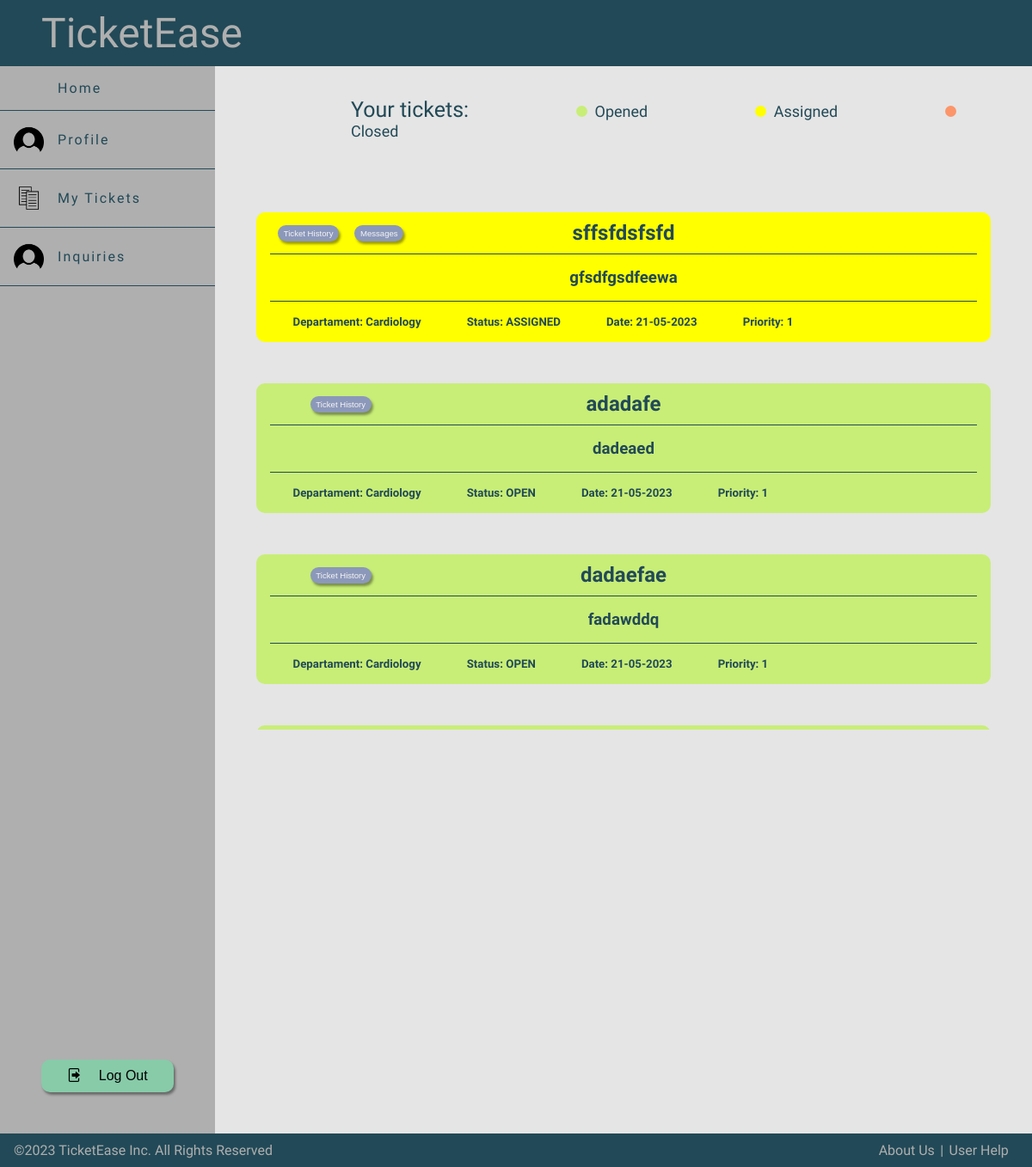
The app's page /pages/mytickets.php (signed in) with its own data.
### tables this page shows
CREATE TABLE Ticket(
                       idTicket INTEGER PRIMARY KEY AUTOINCREMENT,
                       title TEXT NOT NULL,
                       description TEXT NOT NULL,
                       priority INTEGER NOT NULL,
                       create_date DATE,
                       cria INTEGER REFERENCES User,
                       resolve INTEGER REFERENCES User,
                       idDepartment INTEGER REFERENCES Department,
                       CONSTRAINT CHECK_Ticket_createdate CHECK (create_date >= 2023-01-01)
);

CREATE TABLE Department(
                           idDepartment INTEGER PRIMARY KEY AUTOINCREMENT,
                           name TEXT NOT NULL,
                           description Text,
                           CONSTRAINT UNIQUE_Department_name UNIQUE (name)
);

### pages/mytickets.php (called while the page is built, shortened)
<?php
require_once(dirname(__DIR__).'/templates/common.tpt.php');
require_once(dirname(__DIR__).'/database/connection.php');
require_once(dirname(__DIR__).'/classes/ticket.class.php');
require_once(dirname(__DIR__).'/utils/session.php');
require_once(dirname(__DIR__) . '/templates/myTickets.tpl.php');
$session = new Session();
$db = getDatabaseConnection();
$tickets = Ticket::getTickets($db, $session->getId());
drawMyTicketPage($tickets, $db);
?>

### classes/ticket.class.php (called while the page is built, shortened)
<?php
  class Ticket {
    private ?int $idTicket;
    private string $title;
    private string $description;
    private int $priority;
    private string $createDate;
    private int $idDepartment;
    public function __construct(?int $idTicket, string $title, string $description, int $priority, string $createDate, int $cria, ?int $resolve, int $idDepartment) {
        $this->idTicket = $idTicket;
        $this->title = $title;
        $this->description = $description;
        $this->priority = $priority;
        $this->createDate = $createDate;
        $this->idDepartment = $idDepartment;
    }
    public function getIdTicket(): ?int {
        return $this->idTicket;
    }
    public function getTitle(): string {
        return $this->title;
    }
    public function getDescription(): string {
        return $this->description;
    }
    public function getPriority(): int {
        return $this->priority;
    }
    public function getCreateDate(): string {
        return $this->createDate;
    }
    public function getidDepartment(): int {
        return $this->idDepartment;
    }
    public static function getTickets(PDO $db, int $cria): array {
        $stmt = $db->prepare('SELECT * FROM Ticket WHERE cria = ?');
        $stmt->execute(array($cria));
        $tickets = array();
        while ($ticket = $stmt->fetch()) {
            $tickets[] = new Ticket(
                intval($ticket['idTicket']),
                $ticket['title'],
                $ticket['description'],
                intval($ticket['priority']),
                $ticket['create_date'],
                intval($ticket['cria']),
                intval($ticket['resolve']),
                intval($ticket['idDepartment'])
            );
        }
        return $tickets;
    }
    public function getTicketDepartmentName(PDO $db): string {
        $stmt = $db->prepare('SELECT name FROM Department WHERE idDepartment = ?');
        $stmt->execute(array($this->idDepartment));
        $department = $stmt->fetch();
        return $department['name'];
    }
    public function getLastTicketStatus(PDO $db): string {
        $stmt = $db->prepare('SELECT idStatus FROM Ticket_Status WHERE idTicket = ? ORDER BY ROWID DESC LIMIT 1');
        $stmt->execute(array($this->idTicket));
        $status = $stmt->fetch();
        if ($status) {
            $stmt = $db->prepare('SELECT stage FROM Status WHERE idStatus = ?');
            $stmt->execute(array($status['idStatus']));
            $statusName = $stmt->fetch();
            return $statusName['stage'];
        } else {
            return '';
        }
    }
}
?>

### utils/session.php (called while the page is built, shortened)
<?php
  class Session {
    public function getId() : ?int {
      return isset($_SESSION['id']) ? $_SESSION['id'] : null;
    }
  }
?>

### templates/myTickets.tpl.php (the view, shortened to what this page needs)
<?php function drawMyTicketPage(array $tickets, PDO $db) { ?>
    <section class ="ticketsPage">
        <div class="yourTickets">
            <p id="TicketStatus" class="TicketStatusTitle">Your tickets:</p>
            <p id="TicketStatus" class= "circuloRed">Opened</p>
            <p id="TicketStatus" class= "circuloYellow">Assigned</p>
            <p id="TicketStatus" class= "circuloGreen">Closed</p>
        </div>
        <section class="TicketOverflow">
            <?php foreach($tickets as $ticket) {
                drawSingleTicket($db,$ticket,1);
            }?>
        </section>
    </section>
<?php }
function drawSingleTicket($db,Ticket $ticket, int $entity){ ?>
    <?php
        $status = $ticket->getLastTicketStatus($db);
        $backgroundColor="";
        if($entity<=2) {
            switch ($status) {
                case "OPEN" :
                    $backgroundColor = "red";
                    break;
                case "ASSIGNED" :
                    $backgroundColor = "orange";
                    break;
            }
        }
    ?>
    <div class="retangulo <?php echo $backgroundColor ?>" data-department = "<?php echo $ticket->getidDepartment()?>" data-status ="<?php echo $ticket->getLastTicketStatus($db)?>">
        <section class = "AssignTicket">
            <div>
                <form method="post" action="../pages/ticketChanges.php">
                    <button type="submit" name="Ticket" value="<?php echo $ticket->getIdTicket()?>">Ticket History</button>
                </form>
                <?php if(($entity===3 || $entity===1) && $ticket->getLastTicketStatus($db)!="OPEN") { ?>
                <form method="post" action="../actions/action_deleteInquiriesTicketResponded.php">
                    <button type="submit" name="Ticket" value="<?php echo $ticket->getIdTicket()?>"> Messages </button>
                </form>
                <?php } ?>
            </div>
            <h2 class="ticketText"><?=$ticket->getTitle()?></h2>
        </section>
        <section>
            <h3 class="ticketDescription"><?=$ticket->getDescription()?></h3>
        </section>
        <section>
            <article>
                <h5>Departament: <?=$ticket->getTicketDepartmentName($db)?></h5>
                <h5>Status: <?=$status?></h5>
                <h5 data-date="<?php echo $ticket->getCreateDate()?>">Date: <?=$ticket->getCreateDate()?></h5>
                <h5 data-priority = "<?php echo $ticket->getPriority()?>">Priority: <?=$ticket->getPriority()?></h5>
            </article>
        </section>
    </div>
<?php }

### css/style.css (style rules this page uses)
body { display: grid; grid-template-rows: auto 1fr auto; grid-template-columns: auto 1fr ; color:#AFAFAF; margin: 0; padding: 0; min-height: 100vh; }
button { cursor: pointer; z-index: 1; }
button { border: none; border-radius: 10px; cursor: pointer; box-shadow: 2px 3px 3px rgba(0, 0, 0, 0.4); transform: translateY(0); transition: all 0.1s; }
.TicketOverflow { max-height: 650px; overflow-y: auto; }
.ticketsPage { color: #224957; background-color: transparent; margin: 0 2em 2em 2em; }
.retangulo { background-color: #AFAFAF; color: #224957; border-radius: 10px; margin-left: 1em; margin-right: 1em; margin-top: 3em; padding: 0 1em; }
.retangulo > section:first-child { display: grid; grid-template-columns: 1fr 3fr 1fr; }
.retangulo > section:first-child form { margin: 0; }
.retangulo > section:first-child div { display: flex; justify-content: space-around; align-items: center; }
.retangulo > section:not(:first-child) { padding: 1em; border-top: #224957 1px solid; text-align: center; }
.retangulo > section:last-child { display: flex; flex-direction: row; align-items: center; justify-content: space-between; }
.retangulo > section:last-child > article { display: flex; flex-direction: row; }
.retangulo > section:last-child > article > h5 { margin: 0 2em; }
.retangulo h3 { display: inline; margin: 10px; overflow-wrap: break-word; }
.ticketDescription { text-align: center; height: 10%; }
.ticketText { text-align: center; padding-top: 10px; margin-top: 0; margin-bottom: 10px; }
.retangulo section:not(:first-child) { padding: 1em 0; border-top: #224957 1px solid; text-align: center; }
#TicketStatus { display: inline; margin-right: 120px; }
.circuloRed::before, .circuloYellow::before, .circuloGreen::before { content: ""; display: inline-block; width: 13px; height: 13px; border-radius: 50%; margin-right: 0.5em; }
.circuloRed::before { background-color: rgb(200, 238, 119); }
.circuloYellow::before { background-color: yellow; }
.circuloGreen::before { background-color: rgb(252, 149, 105); }
.yourTickets { margin-top: 2em; margin-bottom: 2em; margin-left: 7em; font-size: 18px; }
.TicketStatusTitle { font-weight: 500; font-size: 25px; }
.orange { background-color: yellow; }
.red { background-color: rgb(200, 238, 119); }
.AssignTicket { display: flex; }
.AssignTicket button { padding: 0.5em 1em; background-color: rgb(140, 152, 186); color: whitesmoke; }
@media only screen and (max-width:1390px) { .AssignTicket button { font-size: 0.6em; padding: 0.4em 0.7em; margin: 1px; } }

### records on screen
ticket: title "sffsfdsfsfd", description "gfsdfgsdfeewa", idDepartment.name "Cardiology", status "ASSIGNED", create_date "21-05-2023", priority "1"
ticket: $ticket->getIdTicket() 2 (drawn), title "adadafe", description "dadeaed", idDepartment.name "Cardiology", status "OPEN", create_date "21-05-2023", priority "1"
ticket: $ticket->getIdTicket() 3 (drawn), title "dadaefae", description "fadawddq", idDepartment.name "Cardiology", status "OPEN", create_date "21-05-2023", priority "1"
